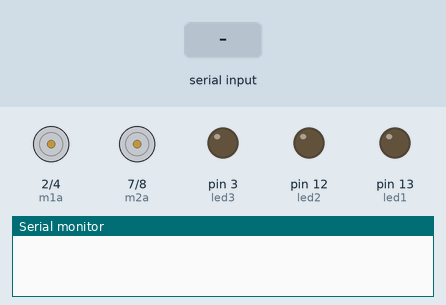
Simulated run of this sketch. Board: Arduino Uno, built with avr-gcc and run on an emulated ATmega328P. On the bench: motor-driver pin pairs drawn as motors (green arrow = first pin HIGH = forward, orange = second pin HIGH = backward, longer = more drive), output pins drawn as LEDs (lit = HIGH), the last lines printed to the serial monitor. Inputs (shaded band) come from the test bench.

Above: at 1.2 s.
1.3 s: "2" received over Serial
At 2.5 s:
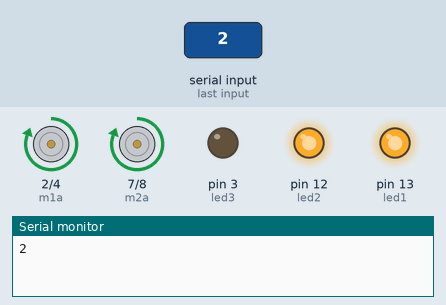
2.8 s: byte 98 ('b') received over Serial
At 3.8 s:
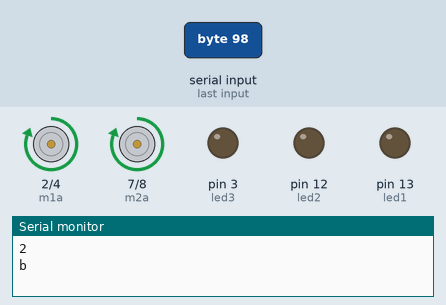
4.3 s: byte 99 ('c') received over Serial
At 4.9 s:
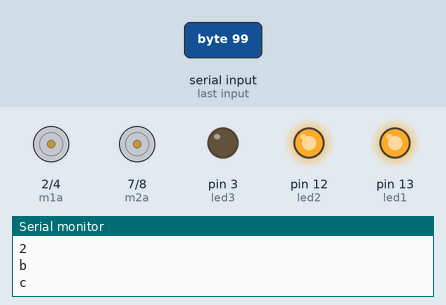
5.8 s: byte 100 ('d') received over Serial
At 6.1 s:
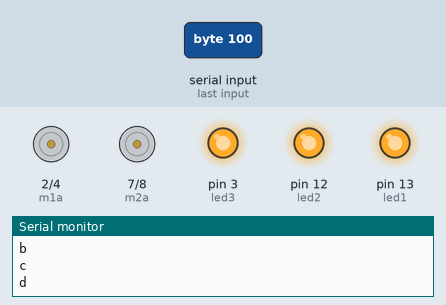
7.3 s: "a" received over Serial
At 8.4 s:
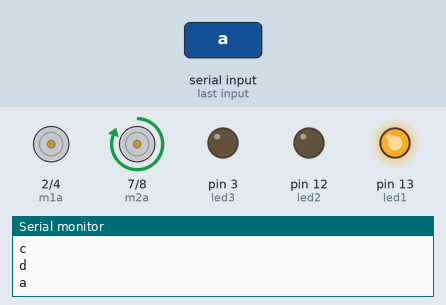
8.8 s: "3" received over Serial
At 9.6 s:
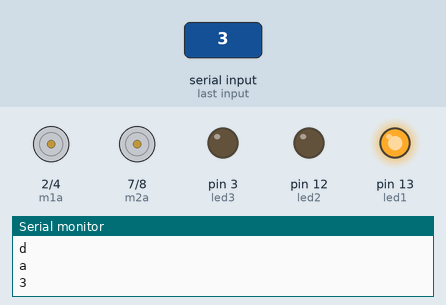
Timing chart, 0 to 11.3 s (numbered marks = the images above; inputs shaded):
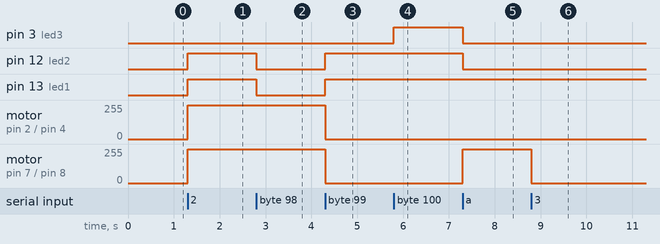

The sketch:

HOME_AUTOMATION.ino
```cpp
int m1a=2;
int m1b=4;
int m2a=7;
int m2b=8;
int led1=13;
int led2=12;
int led3=3;
char val;
void setup() {
  pinMode(m1a,OUTPUT);
  pinMode(m1b,OUTPUT);
  pinMode(m2a,OUTPUT);
  pinMode(m2b,OUTPUT);
  pinMode(led1,OUTPUT);
  pinMode(led2,OUTPUT);
  pinMode(led3,OUTPUT);
  Serial.begin(9600);
}

void loop() {
  while(Serial.available()>0)
  {
    val=Serial.read();
    Serial.println(val);
  }
  if(val=='1')//everything is off
  {
    digitalWrite(m1a,LOW);
    digitalWrite(m1b,LOW);
    digitalWrite(m2a,LOW);
    digitalWrite(m2b,LOW);
    digitalWrite(led1,LOW);
    digitalWrite(led2,LOW);
    digitalWrite(led3,LOW);
  }
  if(val=='2')//everything is on
  {
    digitalWrite(m1a,HIGH);
    digitalWrite(m1b,LOW);
    digitalWrite(m2a,HIGH);
    digitalWrite(m2b,LOW);
    digitalWrite(led1,HIGH);
    digitalWrite(led2,HIGH);
    digitalWrite(led3,LOW);
  }
  if(val=='3')//bedroom light on
  {
    digitalWrite(m1a,LOW);
    digitalWrite(m1b,LOW);
    digitalWrite(m2a,LOW);
    digitalWrite(m2b,LOW);
    digitalWrite(led1,HIGH);
    digitalWrite(led2,LOW);
    digitalWrite(led3,LOW);
  }
  if(val=='4')//diningroom light on
  {
    digitalWrite(m1a,LOW);
    digitalWrite(m1b,LOW);
    digitalWrite(m2a,LOW);
    digitalWrite(m2b,LOW);
    digitalWrite(led1,LOW);
    digitalWrite(led2,HIGH);
    digitalWrite(led3,LOW);
  }
  if(val=='5')//bedroom fan on
  {
    digitalWrite(m1a,HIGH);
    digitalWrite(m1b,LOW);
    digitalWrite(m2a,LOW);
    digitalWrite(m2b,LOW);
    digitalWrite(led1,LOW);
    digitalWrite(led2,LOW);
    digitalWrite(led3,LOW);
  }
  if(val=='6')//diningroom fan on
  {
    digitalWrite(m1a,LOW);
    digitalWrite(m1b,LOW);
    digitalWrite(m2a,HIGH);
    digitalWrite(m2b,LOW);
    digitalWrite(led1,LOW);
    digitalWrite(led2,LOW);
    digitalWrite(led3,LOW);
  }
  if(val=='7')//bedroom fan and bedroom light on
  {
    digitalWrite(m1a,HIGH);
    digitalWrite(m1b,LOW);
    digitalWrite(m2a,LOW);
    digitalWrite(m2b,LOW);
    digitalWrite(led1,HIGH);
    digitalWrite(led2,LOW);
    digitalWrite(led3,LOW);
  }

  if(val=='8')//dinningroom fan and diningroom light on
  {
    digitalWrite(m1a,LOW);
    digitalWrite(m1b,LOW);
    digitalWrite(m2a,HIGH);
    digitalWrite(m2b,LOW);
    digitalWrite(led1,LOW);
    digitalWrite(led2,HIGH);
    digitalWrite(led3,LOW);
  }
  if(val=='9')//bedroom fan and dinningroom lights on
  {
    digitalWrite(m1a,HIGH);
    digitalWrite(m1b,LOW);
    digitalWrite(m2a,LOW);
    digitalWrite(m2b,LOW);
    digitalWrite(led1,LOW);
    digitalWrite(led2,HIGH);
    digitalWrite(led3,LOW);
  }
  if(val=='a')//bedroom light and dinningroom fan on
  {
    digitalWrite(m1a,LOW);
    digitalWrite(m1b,LOW);
    digitalWrite(m2a,HIGH);
    digitalWrite(m2b,LOW);
    digitalWrite(led1,HIGH);
    digitalWrite(led2,LOW);
    digitalWrite(led3,LOW);
  }
  if(val=='b')//bedroom fan and dinningroom fan on
  {
    digitalWrite(m1a,HIGH);
    digitalWrite(m1b,LOW);
    digitalWrite(m2a,HIGH);
    digitalWrite(m2b,LOW);
    digitalWrite(led1,LOW);
    digitalWrite(led2,LOW);
    digitalWrite(led3,LOW);
  }
  if(val=='c')//bedroom light and dinningroom ligth on
  {
    digitalWrite(m1a,LOW);
    digitalWrite(m1b,LOW);
    digitalWrite(m2a,LOW);
    digitalWrite(m2b,LOW);
    digitalWrite(led1,HIGH);
    digitalWrite(led2,HIGH);
    digitalWrite(led3,LOW);
  }
  if(val=='d')//bedroom,dinningroom,other ligths on
  {
    digitalWrite(m1a,LOW);
    digitalWrite(m1b,LOW);
    digitalWrite(m2a,LOW);
    digitalWrite(m2b,LOW);
    digitalWrite(led1,HIGH);
    digitalWrite(led2,HIGH);
    digitalWrite(led3,HIGH);
  }

}
```

Measured:
- after the input at 1.3 s, pin 12 (led2), pin 13 (led1): LOW → HIGH at once; motor on pin 2 (m1a) / pin 4 (m1b), motor on pin 7 (m2a) / pin 8 (m2b): stopped → forward 255/255 at once
- after the input at 2.8 s, pin 12 (led2), pin 13 (led1): HIGH → LOW at once
- after the input at 4.3 s, pin 12 (led2), pin 13 (led1): LOW → HIGH at once; motor on pin 2 (m1a) / pin 4 (m1b), motor on pin 7 (m2a) / pin 8 (m2b): forward 255/255 → stopped at once
- after the input at 5.8 s, pin 3 (led3): LOW → HIGH at once
- after the input at 7.3 s, pin 3 (led3), pin 12 (led2): HIGH → LOW at once; motor on pin 7 (m2a) / pin 8 (m2b): stopped → forward 255/255 at once
- after the input at 8.8 s, motor on pin 7 (m2a) / pin 8 (m2b): forward 255/255 → stopped at once
